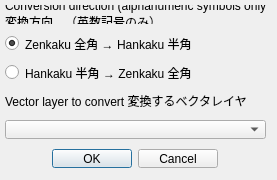
<?xml version="1.0" encoding="UTF-8"?>
<ui version="4.0">
 <class>HankakuConverterDialogBase</class>
 <widget class="QDialog" name="HankakuConverterDialogBase">
  <property name="geometry">
   <rect>
    <x>0</x>
    <y>0</y>
    <width>277</width>
    <height>180</height>
   </rect>
  </property>
  <property name="windowTitle">
   <string>Hankaku Converter</string>
  </property>
  <widget class="QWidget" name="verticalLayoutWidget">
   <property name="geometry">
    <rect>
     <x>0</x>
     <y>0</y>
     <width>271</width>
     <height>173</height>
    </rect>
   </property>
   <layout class="QVBoxLayout" name="verticalLayout">
    <property name="spacing">
     <number>10</number>
    </property>
    <property name="leftMargin">
     <number>5</number>
    </property>
    <property name="topMargin">
     <number>5</number>
    </property>
    <property name="rightMargin">
     <number>5</number>
    </property>
    <property name="bottomMargin">
     <number>5</number>
    </property>
    <item>
     <widget class="QLabel" name="label_2">
      <property name="text">
       <string>Conversion direction (alphanumeric symbols only)
変換方向　（英数記号のみ）</string>
      </property>
     </widget>
    </item>
    <item>
     <widget class="QRadioButton" name="radioButton_ZtoH">
      <property name="text">
       <string>Zenkaku 全角 → Hankaku 半角</string>
      </property>
      <property name="checked">
       <bool>true</bool>
      </property>
      <property name="autoRepeat">
       <bool>false</bool>
      </property>
     </widget>
    </item>
    <item>
     <widget class="QRadioButton" name="radioButton_HtoZ">
      <property name="text">
       <string>Hankaku 半角 → Zenkaku 全角</string>
      </property>
      <property name="checked">
       <bool>false</bool>
      </property>
      <property name="autoRepeat">
       <bool>false</bool>
      </property>
     </widget>
    </item>
    <item>
     <widget class="QLabel" name="label">
      <property name="text">
       <string>Vector layer to convert 変換するベクタレイヤ</string>
      </property>
     </widget>
    </item>
    <item>
     <widget class="QgsMapLayerComboBox" name="mMapLayerComboBox"/>
    </item>
    <item alignment="Qt::AlignHCenter">
     <widget class="QDialogButtonBox" name="button_box">
      <property name="orientation">
       <enum>Qt::Horizontal</enum>
      </property>
      <property name="standardButtons">
       <set>QDialogButtonBox::Cancel|QDialogButtonBox::Ok</set>
      </property>
     </widget>
    </item>
   </layout>
  </widget>
 </widget>
 <customwidgets>
  <customwidget>
   <class>QgsMapLayerComboBox</class>
   <extends>QComboBox</extends>
   <header>qgsmaplayercombobox.h</header>
  </customwidget>
 </customwidgets>
 <tabstops>
  <tabstop>radioButton_ZtoH</tabstop>
  <tabstop>radioButton_HtoZ</tabstop>
  <tabstop>mMapLayerComboBox</tabstop>
 </tabstops>
 <resources/>
 <connections>
  <connection>
   <sender>button_box</sender>
   <signal>accepted()</signal>
   <receiver>HankakuConverterDialogBase</receiver>
   <slot>accept()</slot>
   <hints>
    <hint type="sourcelabel">
     <x>87</x>
     <y>144</y>
    </hint>
    <hint type="destinationlabel">
     <x>20</x>
     <y>20</y>
    </hint>
   </hints>
  </connection>
  <connection>
   <sender>button_box</sender>
   <signal>rejected()</signal>
   <receiver>HankakuConverterDialogBase</receiver>
   <slot>reject()</slot>
   <hints>
    <hint type="sourcelabel">
     <x>87</x>
     <y>144</y>
    </hint>
    <hint type="destinationlabel">
     <x>20</x>
     <y>20</y>
    </hint>
   </hints>
  </connection>
 </connections>
</ui>
